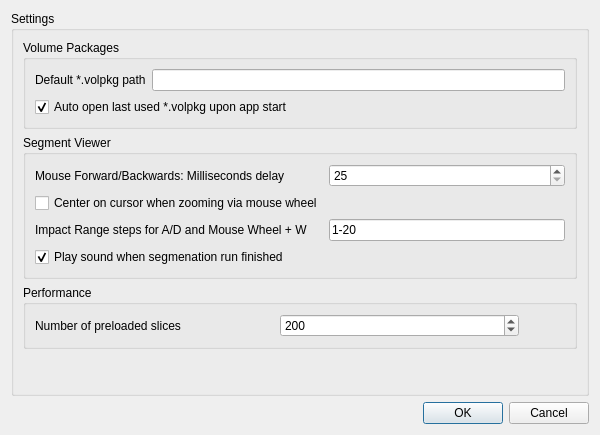
<?xml version="1.0" encoding="UTF-8"?>
<ui version="4.0">
 <class>VCSettingsDlg</class>
 <widget class="QDialog" name="VCSettingsDlg">
  <property name="geometry">
   <rect>
    <x>0</x>
    <y>0</y>
    <width>600</width>
    <height>435</height>
   </rect>
  </property>
  <property name="windowTitle">
   <string>Dialog</string>
  </property>
  <layout class="QGridLayout" name="gridLayout_3">
   <item row="0" column="0">
    <widget class="QGroupBox" name="groupBox">
     <property name="title">
      <string>Settings</string>
     </property>
     <layout class="QFormLayout" name="formLayout">
      <item row="0" column="0" colspan="2">
       <widget class="QGroupBox" name="groupBox_2">
        <property name="title">
         <string>Volume Packages</string>
        </property>
        <layout class="QGridLayout" name="gridLayout">
         <item row="0" column="0">
          <widget class="QLabel" name="label">
           <property name="text">
            <string>Default *.volpkg path</string>
           </property>
          </widget>
         </item>
         <item row="0" column="1">
          <widget class="QLineEdit" name="edtDefaultPathVolpkg"/>
         </item>
         <item row="1" column="0" colspan="2">
          <widget class="QCheckBox" name="chkAutoOpenVolpkg">
           <property name="text">
            <string>Auto open last used *.volpkg upon app start</string>
           </property>
           <property name="checked">
            <bool>true</bool>
           </property>
          </widget>
         </item>
        </layout>
       </widget>
      </item>
      <item row="1" column="0" colspan="2">
       <widget class="QGroupBox" name="groupBox_3">
        <property name="title">
         <string>Segment Viewer</string>
        </property>
        <layout class="QGridLayout" name="gridLayout_2">
         <item row="0" column="1">
          <widget class="QSpinBox" name="spinFwdBackStepMs">
           <property name="minimum">
            <number>25</number>
           </property>
           <property name="maximum">
            <number>1000</number>
           </property>
           <property name="value">
            <number>25</number>
           </property>
          </widget>
         </item>
         <item row="2" column="1">
          <widget class="QLineEdit" name="edtImpactRange">
           <property name="text">
            <string>1-20</string>
           </property>
          </widget>
         </item>
         <item row="1" column="0">
          <widget class="QCheckBox" name="chkCenterOnZoom">
           <property name="text">
            <string>Center on cursor when zooming via mouse wheel</string>
           </property>
          </widget>
         </item>
         <item row="2" column="0">
          <widget class="QLabel" name="label_3">
           <property name="text">
            <string>Impact Range steps for A/D and Mouse Wheel + W</string>
           </property>
          </widget>
         </item>
         <item row="0" column="0">
          <widget class="QLabel" name="label_2">
           <property name="text">
            <string>Mouse Forward/Backwards: Milliseconds delay</string>
           </property>
          </widget>
         </item>
         <item row="3" column="0">
          <widget class="QCheckBox" name="chkPlaySoundAfterSegRun">
           <property name="text">
            <string>Play sound when segmenation run finished</string>
           </property>
           <property name="checked">
            <bool>true</bool>
           </property>
          </widget>
         </item>
        </layout>
       </widget>
      </item>
      <item row="2" column="0" colspan="2">
       <widget class="QGroupBox" name="groupBox_4">
        <property name="title">
         <string>Performance</string>
        </property>
        <layout class="QGridLayout" name="gridLayout_4" columnstretch="1,1,0" columnminimumwidth="1,1,0">
         <item row="0" column="0">
          <widget class="QLabel" name="label_4">
           <property name="text">
            <string>Number of preloaded slices</string>
           </property>
          </widget>
         </item>
         <item row="0" column="1">
          <widget class="QSpinBox" name="spinPreloadedSlices">
           <property name="minimum">
            <number>1</number>
           </property>
           <property name="maximum">
            <number>99999</number>
           </property>
           <property name="value">
            <number>200</number>
           </property>
          </widget>
         </item>
         <item row="0" column="2">
          <widget class="QPushButton" name="btnHelpPreloadedSlices">
           <property name="enabled">
            <bool>true</bool>
           </property>
           <property name="sizePolicy">
            <sizepolicy hsizetype="Minimum" vsizetype="Minimum">
             <horstretch>0</horstretch>
             <verstretch>0</verstretch>
            </sizepolicy>
           </property>
           <property name="toolTip">
            <string>&lt;html&gt;&lt;head/&gt;&lt;body&gt;&lt;p&gt;Number of slices that will be preloaded into RAM once you enter the Segmentation Tool. &lt;/p&gt;&lt;p&gt;They are centered around the slice the Segmentation Tool was started on (half above, half below).&lt;/p&gt;&lt;/body&gt;&lt;/html&gt;</string>
           </property>
           <property name="text">
            <string/>
           </property>
           <property name="icon">
            <iconset theme="help-contents">
             <normaloff>.</normaloff>.</iconset>
           </property>
           <property name="flat">
            <bool>true</bool>
           </property>
          </widget>
         </item>
        </layout>
       </widget>
      </item>
     </layout>
    </widget>
   </item>
   <item row="1" column="0">
    <widget class="QDialogButtonBox" name="buttonBox">
     <property name="orientation">
      <enum>Qt::Horizontal</enum>
     </property>
     <property name="standardButtons">
      <set>QDialogButtonBox::Cancel|QDialogButtonBox::Ok</set>
     </property>
    </widget>
   </item>
  </layout>
 </widget>
 <resources/>
 <connections>
  <connection>
   <sender>buttonBox</sender>
   <signal>accepted()</signal>
   <receiver>VCSettingsDlg</receiver>
   <slot>accept()</slot>
   <hints>
    <hint type="sourcelabel">
     <x>248</x>
     <y>254</y>
    </hint>
    <hint type="destinationlabel">
     <x>157</x>
     <y>274</y>
    </hint>
   </hints>
  </connection>
  <connection>
   <sender>buttonBox</sender>
   <signal>rejected()</signal>
   <receiver>VCSettingsDlg</receiver>
   <slot>reject()</slot>
   <hints>
    <hint type="sourcelabel">
     <x>316</x>
     <y>260</y>
    </hint>
    <hint type="destinationlabel">
     <x>286</x>
     <y>274</y>
    </hint>
   </hints>
  </connection>
 </connections>
</ui>
